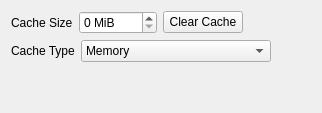
        <widget class="QWidget" name="cache_page">
         <layout class="QVBoxLayout" name="verticalLayout_2">
          <item>
           <layout class="QHBoxLayout" name="horizontalLayout_3">
            <item>
             <widget class="QLabel" name="label_2">
              <property name="text">
               <string>Cache Size</string>
              </property>
             </widget>
            </item>
            <item>
             <widget class="QSpinBox" name="cache_size">
              <property name="toolTip">
               <string>&lt;html&gt;&lt;head/&gt;&lt;body&gt;&lt;p&gt;A value of zero will allow QWebEngine to control the size of the cache automatically. Private windows assume unlimited caches.&lt;/p&gt;&lt;/body&gt;&lt;/html&gt;</string>
              </property>
              <property name="suffix">
               <string> MiB</string>
              </property>
              <property name="maximum">
               <number>2048</number>
              </property>
             </widget>
            </item>
            <item>
             <widget class="QPushButton" name="clear_cache">
              <property name="text">
               <string>Clear Cache</string>
              </property>
             </widget>
            </item>
            <item>
             <spacer name="horizontalSpacer_2">
              <property name="orientation">
               <enum>Qt::Horizontal</enum>
              </property>
              <property name="sizeHint" stdset="0">
               <size>
                <width>40</width>
                <height>20</height>
               </size>
              </property>
             </spacer>
            </item>
           </layout>
          </item>
          <item>
           <layout class="QHBoxLayout" name="horizontalLayout_2">
            <item>
             <widget class="QLabel" name="label">
              <property name="text">
               <string>Cache Type</string>
              </property>
             </widget>
            </item>
            <item>
             <widget class="QComboBox" name="cache_type">
              <property name="toolTip">
               <string>&lt;html&gt;&lt;head/&gt;&lt;body&gt;&lt;p&gt;Private windows store information in memory caches.&lt;/p&gt;&lt;/body&gt;&lt;/html&gt;</string>
              </property>
              <property name="insertPolicy">
               <enum>QComboBox::NoInsert</enum>
              </property>
              <property name="sizeAdjustPolicy">
               <enum>QComboBox::AdjustToContents</enum>
              </property>
              <property name="minimumContentsLength">
               <number>20</number>
              </property>
              <item>
               <property name="text">
                <string>Memory</string>
               </property>
              </item>
              <item>
               <property name="text">
                <string>None</string>
               </property>
              </item>
             </widget>
            </item>
            <item>
             <spacer name="horizontalSpacer">
              <property name="orientation">
               <enum>Qt::Horizontal</enum>
              </property>
              <property name="sizeHint" stdset="0">
               <size>
                <width>40</width>
                <height>20</height>
               </size>
              </property>
             </spacer>
            </item>
           </layout>
          </item>
          <item>
           <spacer name="verticalSpacer_2">
            <property name="orientation">
             <enum>Qt::Vertical</enum>
            </property>
            <property name="sizeHint" stdset="0">
             <size>
              <width>20</width>
              <height>40</height>
             </size>
            </property>
           </spacer>
          </item>
         </layout>
        </widget>
